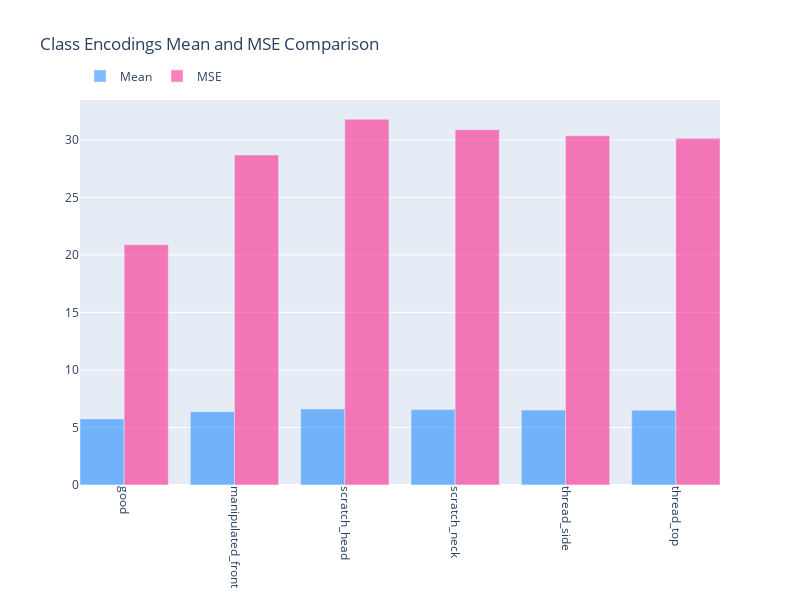

The cell this chart's notebook holds for it:
### Markdown cell above
Observing the loss during training, it's noticeable that the decrease in loss stagnated after approximately 40 epochs. This suggests that future training runs could potentially be stopped earlier without significantly impacting the model's performance.

### Code cell
class_encoding = utils.get_class_encodings(simpler_encoder, test_dataset, device)
class_means, class_mses = utils.calculate_class_stats(class_encoding)
utils.plot_class_stats(class_means, class_mses, class_names)

### Figure 1 — Plotly figure (JSON) as saved in the notebook; plotly's stock layout.template omitted (floating-point values rounded to 4 significant figures)
{"data": [{"marker": {"color": "rgba(0, 123, 255, 0.5)"}, "name": "Mean", "type": "bar", "width": 0.4, "x": [-0.2, 0.8, 1.8, 2.8, 3.8, 4.8], "y": [5.746, 6.377, 6.615, 6.554, 6.509, 6.496]}, {"marker": {"color": "rgba(255, 0, 123, 0.5)"}, "name": "MSE", "type": "bar", "width": 0.4, "x": [0.2, 1.2, 2.2, 3.2, 4.2, 5.2], "y": [20.89, 28.68, 31.79, 30.88, 30.35, 30.14]}], "layout": {"bargap": 0.2, "bargroupgap": 0.1, "barmode": "group", "height": 600, "legend": {"orientation": "h", "x": 0, "y": 1.1}, "title": {"text": "Class Encodings Mean and MSE Comparison"}, "width": 800, "xaxis": {"tickangle": 90, "tickmode": "array", "ticktext": ["good", "manipulated_front", "scratch_head", "scratch_neck", "thread_side", "thread_top"], "tickvals": [0, 1, 2, 3, 4, 5]}}}
